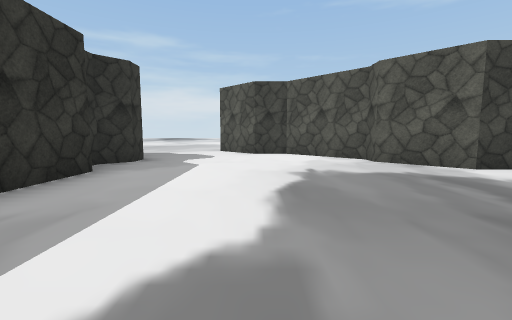
[1] (above)

24 first-person views from a walk through a 3-D level made in the Unity game engine. The camera is 1.3 m above the floor, tilts 6° down and sees 90° across. The floor is counted in squares, 2 m on a side. Each view is taken from the middle of a square. On the plan, view 1 faces up. The plan holds only what a view shows up to about 9 squares ahead; the rest is blank. The place goes on beyond the plan. The player character is not drawn. Some surface patterns are stand-ins.

[2]
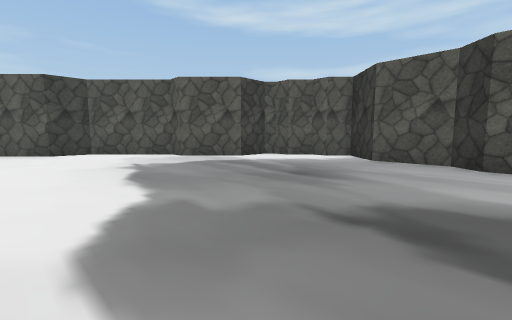

[3]
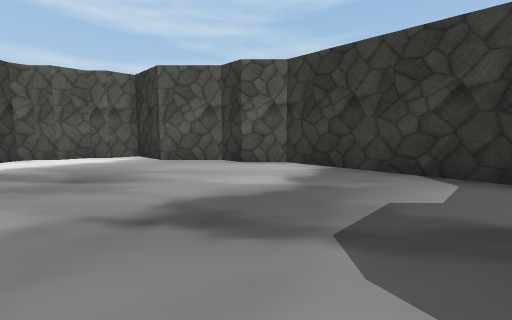

[4]
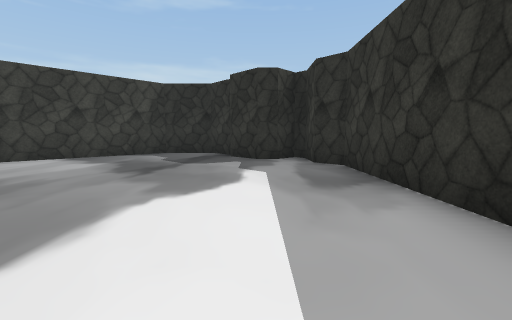

[5]
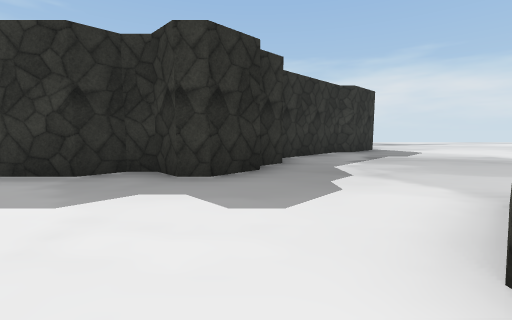

[6]
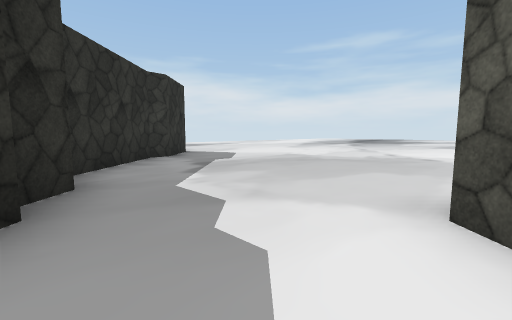

[7]
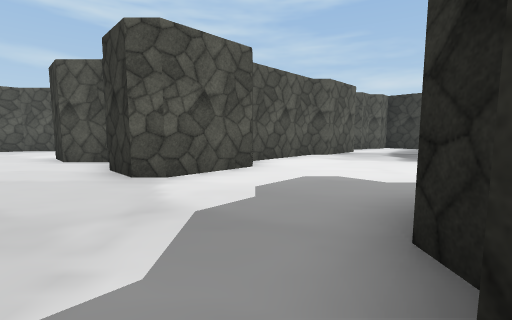

[8]
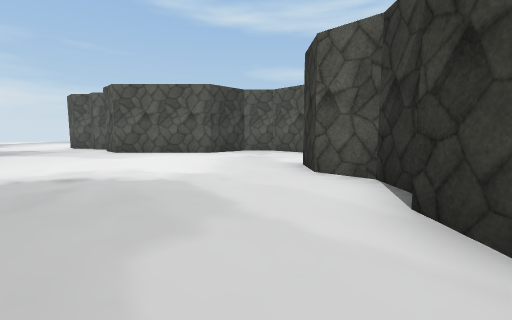

[9]
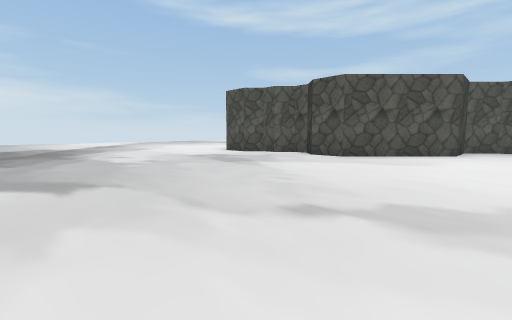

[10]
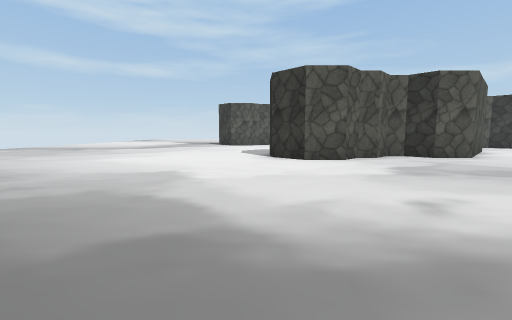

[11]
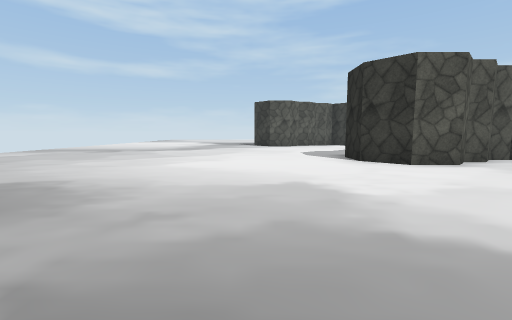

[12]
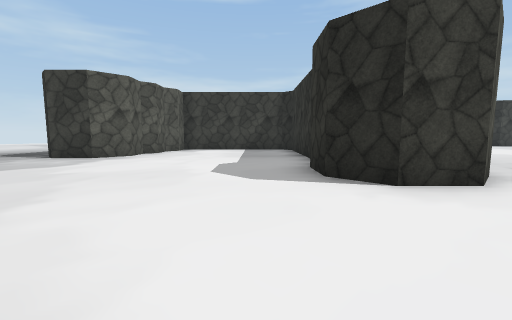

[13]
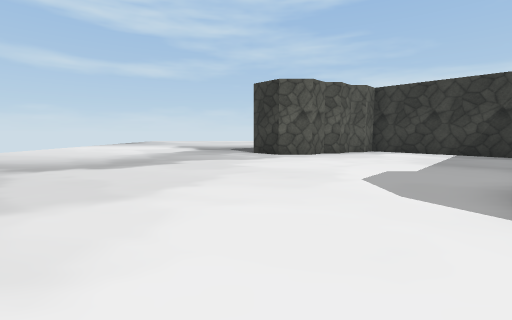

[14]
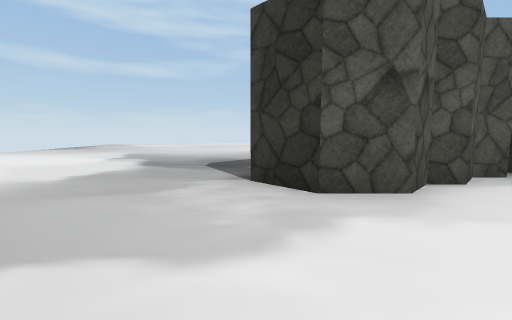

[15]
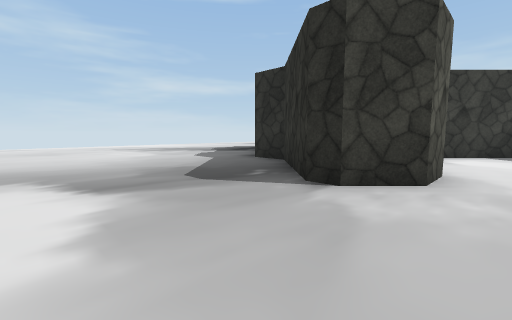

[16]
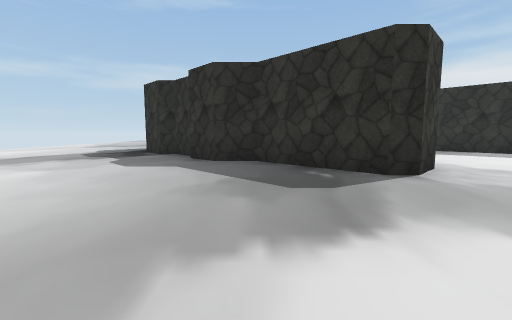

[17]
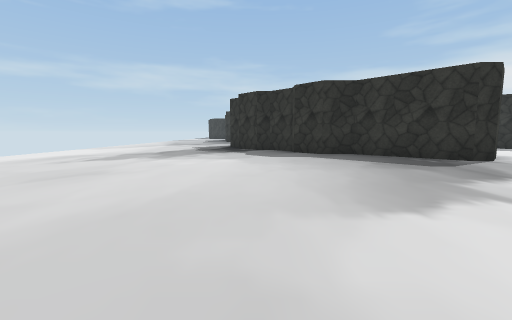

[18]
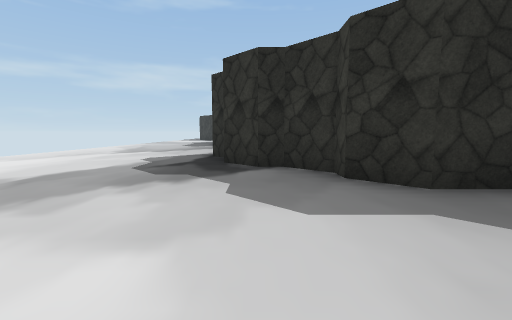

[19]
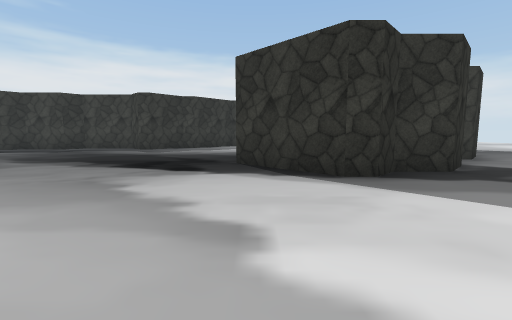

[20]
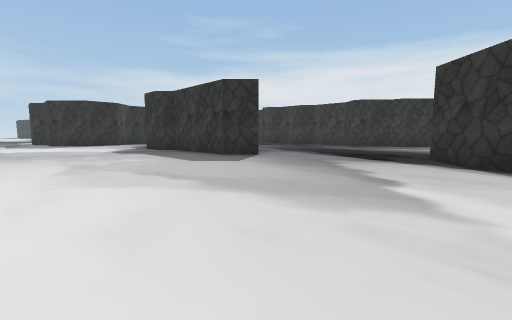

[21]
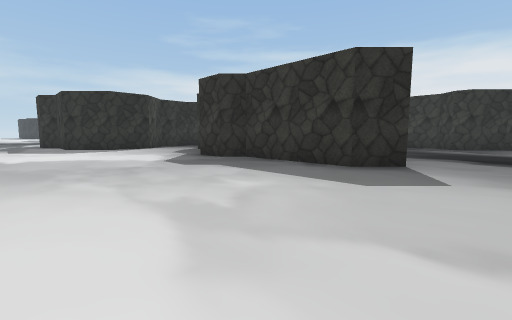

[22]
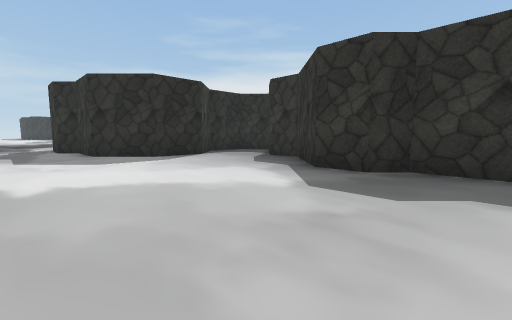

[23]
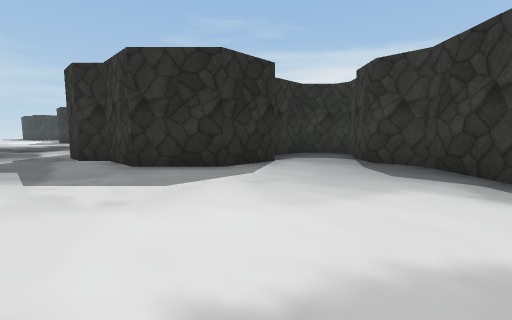

[24]
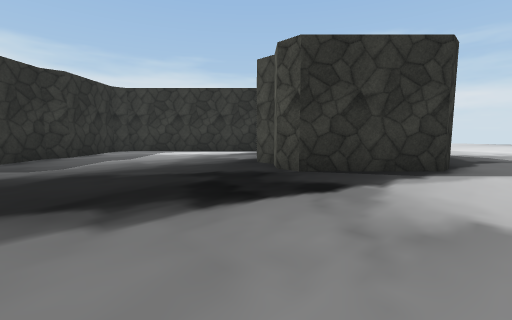

### Floor plan
Key: @ floor where view 1 was taken; # wall or solid block; . floor.
Columns run from 8 left of view 1 to 20 right of it. Each row starts with its distance up from view 1.
 35           ..   ..   ..
 34          ...  ...  ...
 33         .... .... ....
 32        .................
 31       ..................
 30      ......................
 29    ........................
 28  ..........................
 27  ...............#...........
 26  ..............###...........
 25  ..............#####.........
 24  .......##......#  #.........
 23  .......###.....#  ###.....
 22  .......####....#    #......
 21  ........# ##..##.   ##......
 20  .......##    ##..   ##......
 19  .......##     ....###.......
 18  ........##  #...............
 17  .........#####..............
 16  ............##..............
 15 .............###.............
 14 ............     .....##.....
 13 ..........#      ....  #.....
 12 .........##      ...   #.....
 11 .........#       ..    #.....
 10 #......###             #.....
  9 ##.....##             ##.....
  8  ##.....###           #......
  7   ###.....##         ##......
  6     ##.....##       ##.......
  5     #.......###     #...##...
  4     ##........#     #######..
  3      #........#           #..
  2      #........#           #..
  1      #........#           #..
  0      #..@.....#            ..
 -1      #.......##            ..
 -2      #.......#             ..
 -3      ###....##             ..
 -4        ##..#

Positions as (right, up) in squares from view 1, and headings:
1: (0, 0), facing up
2: (-1, -1), facing up-right
3: (-1, -1), facing right
4: (-1, 4), facing down
5: (1, 7), facing left
6: (-1, 7), facing up-left
7: (-5, 8), facing right
8: (-3, 10), facing up-right
9: (-7, 16), facing up-right
10: (-7, 25), facing right
11: (-6, 27), facing right
12: (-1, 28), facing down-right
13: (-1, 27), facing right
14: (4, 27), facing right
15: (6, 30), facing down-right
16: (10, 31), facing down
17: (13, 33), facing down
18: (13, 28), facing down
19: (18, 19), facing left
20: (20, 20), facing down-left
21: (20, 16), facing down-left
22: (20, 12), facing down-left
23: (20, 9), facing down-left
24: (15, 15), facing up-left
